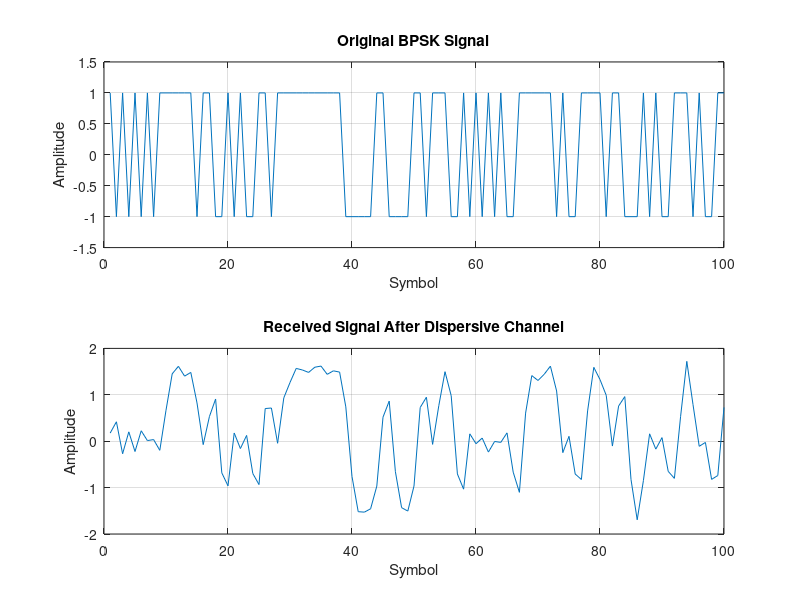
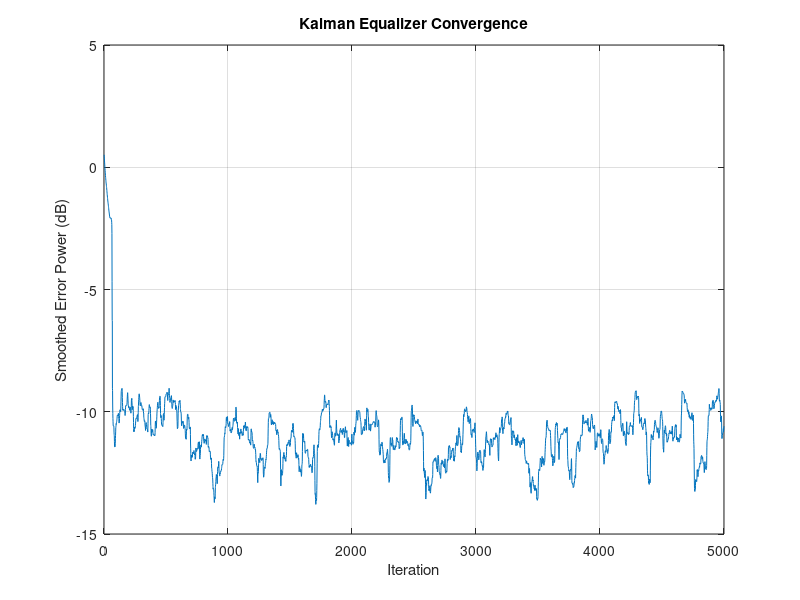
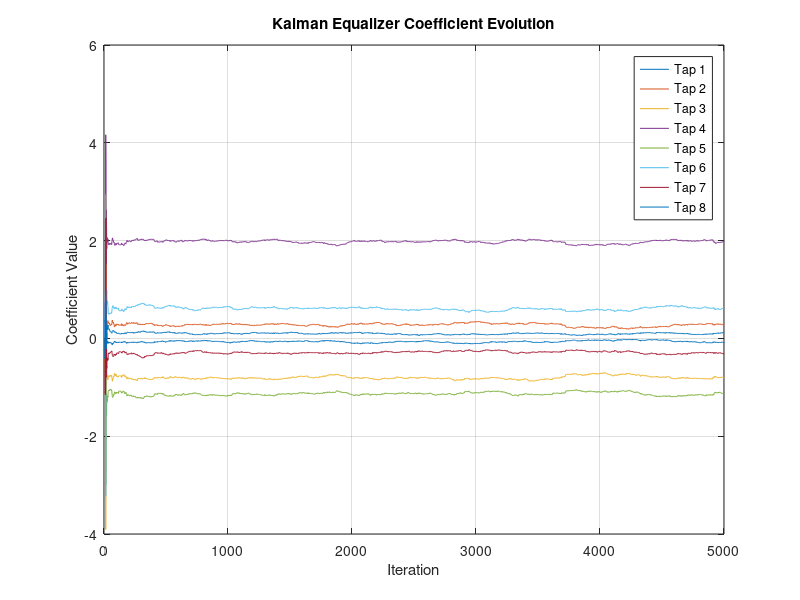
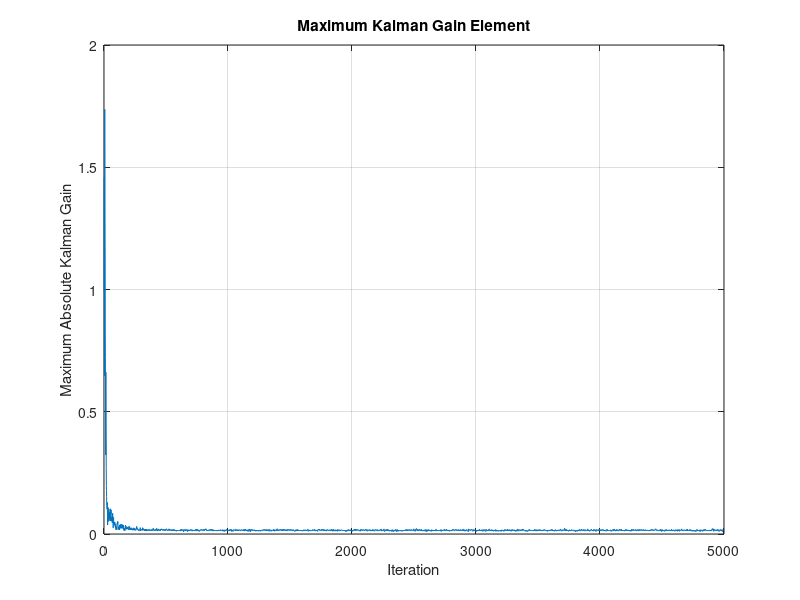

Write MATLAB code to recreate these figures, in order.
% ------------------------------------------------------------------------
% Authors: Aaron L. Beverlin, James L. Breithaupt, Matthew F. Milano
% Date: 7/29/26
% Course: EE 553 - Topics in Digital Signal Processing
% Assignment: Midterm Project 2
% Topic: Kalman Filter Applications in Adaptive Equalization 
%        for High-Speed Channels
% Topic Focus: Restoring optical signals that undergo distortion effects
%              caused by fiber optics using adaptive equalization
%              and Kalman Filtering.
% ------------------------------------------------------------------------

clearvars;
clc;
close all;

%% System parameters
N = 5000;                 % Number of transmitted symbols
SNR = 20;                 % Channel SNR in dB
h = [0.3 0.8 0.4];        % Dispersive ISI channel impulse response
L = 8;                    % Number of adaptive equalizer taps
delay = 4;                % Equalizer decision delay

%% Binary Phase Shift Keying (BPSK) signal generation
% bit 0 -> -1
% bit 1 -> +1
bits = randi([0 1], N, 1);
x = 2*bits - 1;

% Channel model (Fiber channel with inter-symbol interference (ISI))
channel_output = filter(h, 1, x);

% Additive White Gaussian Noise (AWGN)
r = awgn(channel_output, SNR, 'measured');

%% Estimate channel noise variance
signalPower = mean(channel_output.^2);
noiseVariance = signalPower / (10^(SNR/10));

%% Kalman equalizer initialization

% State vector:
w = zeros(L, 1);

% State transition matrix
% The equalizer coefficients are assumed to change slowly.
F = eye(L);

% Initial state-estimation covariance
P = 10 * eye(L);

% Process-noise covariance
% Increasing this allows the equalizer to track faster channel changes.
% Q = 1e-4 * eye(L);
% Q = 1e-5 * eye(L);
Q = 1e-6 * eye(L);

% Measurement-noise covariance
R = max(noiseVariance, 1e-8);

% Identity matrix used in covariance update
I_L = eye(L);

%% Storage variables
y = zeros(N, 1);          % Equalizer output
e = zeros(N, 1);          % Kalman innovation/error
w_values = zeros(L, N);   % Equalizer coefficient history
P_trace = zeros(N, 1);    % Total coefficient uncertainty
gainMax = zeros(N, 1);    % Kalman gain maximum

%% Kalman adaptive equalization
for n = max(L, delay + 1):N

    % Most recent received samples
    u = r(n:-1:n-L+1);

    % Measurement matrix
    %
    % d(n) = H*w(n) + measurement noise
    H = u.';

    %% Prediction step

    % Predict equalizer coefficients
    w_predicted = F * w;

    % Predict coefficient covariance
    P_predicted = F * P * F.' + Q;

    %% Equalizer output

    % Output using predicted equalizer coefficients
    y(n) = H * w_predicted;

    % Known desired BPSK symbol
    d = x(n-delay);

    % Innovation or prediction error
    e(n) = d - y(n);

    %% Measurement update

    % Innovation covariance
    innovationVariance = H * P_predicted * H.' + R;

    % Kalman gain
    K = (P_predicted * H.') / innovationVariance;

    % Store Kalman gain magnitude
    gainMax(n) = max(abs(K));

    % Update equalizer tap coefficients
    w = w_predicted + K * e(n);

    % Covariance update
    covarianceUpdate = I_L - K * H;

    P = covarianceUpdate * P_predicted * covarianceUpdate.' ...
        + K * R * K.';

    % Remove small numerical asymmetry
    P = (P + P.') / 2;

    % Store results
    w_values(:, n) = w;
    P_trace(n) = trace(P);

end

%% Symbol detection and analysis

% Decisions before equalization
received = ones(size(r));
received(r < 0) = -1;

% Decisions after equalization
detected = ones(size(y));
detected(y < 0) = -1;


% BER calculation
start_idx = 1000;      % Ignore adaptation period

% The dominant channel coefficient is h(2), which introduces a
% one-symbol channel delay.
[~, dominantTap] = max(abs(h));
channelDelay = dominantTap - 1;

% BER before equalization
receivedComparison = received(start_idx:end);
originalBefore = x(start_idx-channelDelay:end-channelDelay);

numErr_Before = sum(receivedComparison ~= originalBefore);
BER_Before = numErr_Before / length(receivedComparison);

% BER after equalization
detectedComparison = detected(start_idx:end);
originalAfter = x(start_idx-delay:end-delay);

numErr_After = sum(detectedComparison ~= originalAfter);
BER_After = numErr_After / length(detectedComparison);

fprintf('Bit Errors Before = %d\n', numErr_Before);
fprintf('BER Before Equalization = %.6f\n', BER_Before);

fprintf('Bit Errors After = %d\n', numErr_After);
fprintf('BER After Equalization = %.6f\n', BER_After);

fprintf('\nFinal equalizer coefficients:\n');
disp(w.');

%% Plotting
% Plot 1: Original and received signals
figure(1);

subplot(2,1,1);
plot(x(1:100));
title('Original BPSK Signal');
xlabel('Symbol');
ylabel('Amplitude');
ylim([-1.5 1.5]);
grid on;

subplot(2,1,2);
plot(r(1:100));
title('Received Signal After Dispersive Channel');
xlabel('Symbol');
ylabel('Amplitude');
grid on;

% Plot 2: Kalman convergence
figure(2);

mse_smooth = movmean(e.^2, 100);
plot(10*log10(mse_smooth + eps));
title('Kalman Equalizer Convergence');
xlabel('Iteration');
ylabel('Smoothed Error Power (dB)');
grid on;

% Plot 3: Equalizer coefficients over time
figure(3);

plot(w_values.');
title('Kalman Equalizer Coefficient Evolution');
xlabel('Iteration');
ylabel('Coefficient Value');
grid on;

legend('Tap 1', 'Tap 2', 'Tap 3', 'Tap 4', ...
       'Tap 5', 'Tap 6', 'Tap 7', 'Tap 8', ...
       'Location', 'best');

% Plot 4: Maximum absolute Kalman gain vs. iteration
figure(4);

plot(gainMax(max(L, delay+1):end));
title('Maximum Kalman Gain Element');
xlabel('Iteration');
ylabel('Maximum Absolute Kalman Gain');
grid on;

% Plot 5: Received and equalized signals
figure(5);

subplot(2,1,1);
plot(r(1:200));
title('Received Signal');
xlabel('Symbol');
ylabel('Amplitude');
grid on;

subplot(2,1,2);
plot(y(1:200));
title('Kalman Equalized Signal');
xlabel('Symbol');
ylabel('Amplitude');
grid on;

% Plot 6: Received signal constellation
figure(6);

scatter(real(r(start_idx:end)), ...
        zeros(length(r(start_idx:end)),1), '.');

title('Received BPSK Constellation');
xlabel('In-Phase');
ylabel('Quadrature');
grid on;

% Plot 7: Equalized signal constellation
figure(7);

scatter(real(y(start_idx:end)), ...
        zeros(length(y(start_idx:end)),1), '.');

title('Kalman Equalized BPSK Constellation');
xlabel('In-Phase');
ylabel('Quadrature');
grid on;

% Plot 8: Eye diagram before equalization
eyediagram(r(start_idx:end), 2);
title('Eye Diagram Before Equalization');

% Plot 9: Eye diagram after equalization
eyediagram(y(start_idx:end), 2);
title('Eye Diagram After Kalman Equalization');

% Plot 10: Coefficient uncertainty
figure(10);

semilogy(P_trace(max(L, delay+1):end) + eps);
title('Kalman Coefficient Uncertainty');
xlabel('Iteration');
ylabel('Trace of P');
grid on;

% Plot 11: Combined channel-equalizer response
figure(11);

combinedResponse = conv(h, w);
ideal = zeros(size(combinedResponse));
ideal(delay+1) = 1;

stem(combinedResponse,'filled');
hold on;
stem(ideal,'r--');
title('Combined Channel and Equalizer Response');
xlabel('Sample');
ylabel('Amplitude');
grid on;
legend('Combined Response','Ideal Delayed Impulse');
